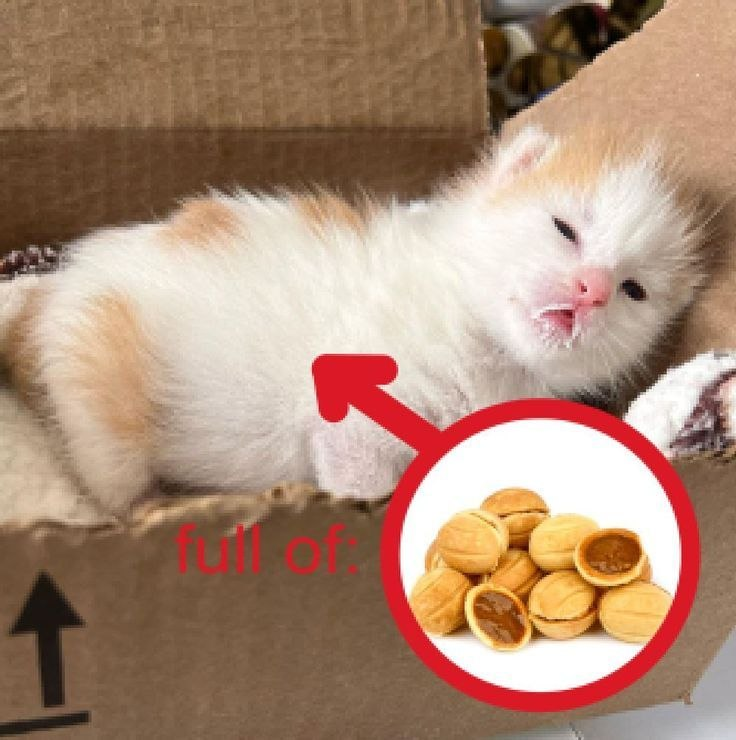
#> input picture presentation/assets/cats/new_2.jpg, 736 x 740 px
$ python prep_cats.py
#> lines starting #> are read from the running program, lines starting #| are printed output that depends on the picture
"""Кадрирует котов, которые прислала команда, под слайды и кладёт в assets/.

Источники — assets/cats/new_*.jpg. У двух картинок внизу подпись мема: на слайде она
нечитаема и режется краем, поэтому вырезаем область руками (box), а не по центру.
"""

from pathlib import Path

from PIL import Image

ROOT = Path(__file__).resolve().parents[1]
CATS = ROOT / "assets" / "cats"

# файл-источник -> (имя в assets, соотношение сторон, центр по вертикали 0..1, ручная область или None)
PICKS = {
    # спит в коробке — «провайдер молчит»; отрезаем подпись «full of:» и кружок справа снизу
    "new_2.jpg": ("cat_sleep.jpg", None, 0.5, (245, 30, 715, 340)),
    # круглые глаза — «шесть тысяч в секунду»; отрезаем красную плашку внизу
    "new_1.jpg": ("cat_wow.jpg", 1 / 1, 0.5, (8, 4, 327, 298)),
    "new_4.jpg": ("cat_space.jpg", 1 / 1, 0.5, None),   # с антеннами — «мы не как все»
    "new_3.jpg": ("cat_face.jpg", 1 / 1, 0.5, None),    # морда вплотную — наклейка на титуле
}


def crop_to(im: Image.Image, ratio: float, focus: float) -> Image.Image:
    width, height = im.size
    if width / height > ratio:  # шире нужного — режем по бокам
        new_width = round(height * ratio)
        left = (width - new_width) // 2
        return im.crop((left, 0, left + new_width, height))
    new_height = round(width / ratio)  # выше нужного — режем вокруг focus
    top = max(0, min(height - new_height, round(height * focus - new_height / 2)))
    return im.crop((0, top, width, top + new_height))


for source, (name, ratio, focus, box) in PICKS.items():
    im = Image.open(CATS / source).convert("RGB")
#> im is the input picture: PIL image 736x740 RGB; mean R, G, B 172.5, 139.6, 118.5
    out = im.crop(box) if box else im
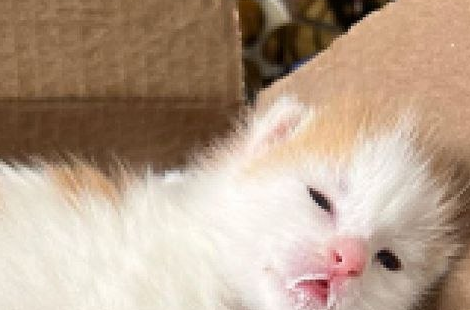
#> out: PIL image 470x310 RGB; mean R, G, B 182.3, 158.9, 139.1
    if ratio:
        out = crop_to(out, ratio, focus)
    out.thumbnail((900, 900))
    out.save(ROOT / "assets" / name, quality=86, optimize=True)
    print(name, im.size, "->", out.size, (ROOT / "assets" / name).stat().st_size // 1024, "KB")
#| cat_sleep.jpg (736, 740) -> (470, 310) 23 KB
#> pass 2 of the loop `for source, (name, ratio, focus, box) in PICKS.items():`:
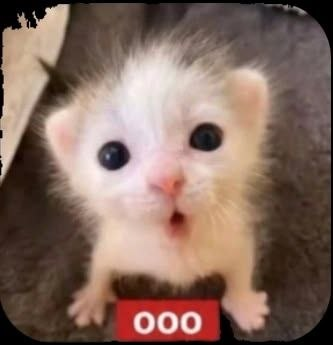
#> input picture presentation/assets/cats/new_1.jpg, 333 x 345 px
#> im is the input picture: PIL image 333x345 RGB; mean R, G, B 133.4, 107.5, 96.3
#> `out = im.crop(box) if box else im`:
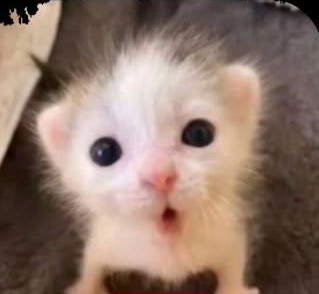
#> out: PIL image 319x294 RGB; mean R, G, B 142.2, 118.6, 106.3
#> in crop_to, `return im.crop((left, 0, left + new_width, height))`:
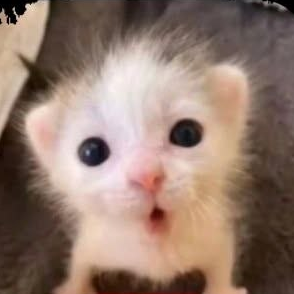
#> returned value: PIL image 294x294 RGB; mean R, G, B 146, 121.8, 109.4
#| cat_wow.jpg (333, 345) -> (294, 294) 12 KB
